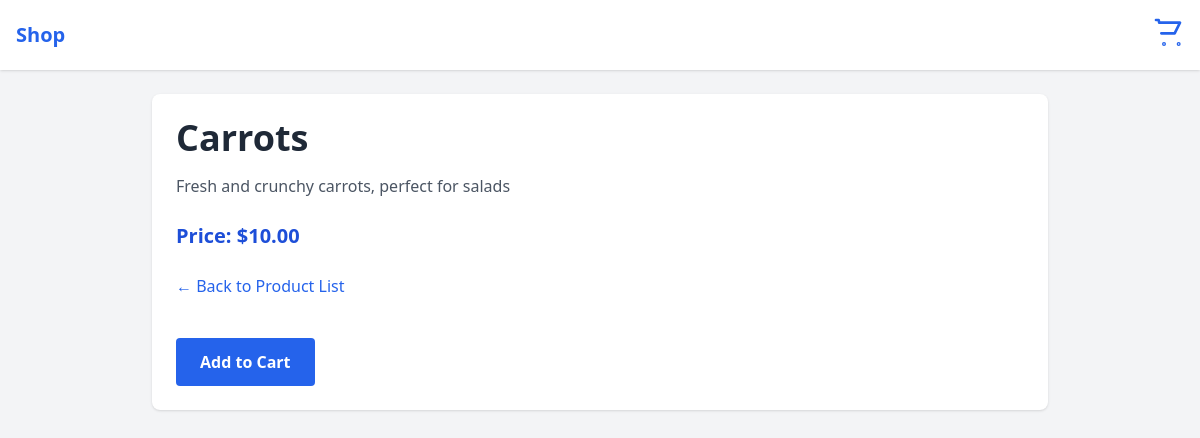
Page /catalogue/products/2/ on the committed database.
### catalogue/models.py (models this page shows, shortened)
class Product(models.Model):
    name = models.CharField(max_length=50, default ="")
    stock = models.IntegerField(default = 0)
    price = models.DecimalField(max_digits=10, decimal_places=2, default=Decimal("0.00"))
    description = models.TextField(default="")
    category = models.ForeignKey(Category, null=True, on_delete=models.PROTECT, blank=True, default="")

### catalogue/views.py (the view)
# urls.py: path('products/<int:id>/', views.product_detail, name='product_detail'),
def product_detail(request, id):
    product = get_object_or_404(Product, id=id)
    return render(request, 'catalogue/product_detail.html', {"product": product})

### catalogue/templates/catalogue/product_detail.html (shortened to what this page needs)
{% extends "catalogue/base.html" %}
{% block content %}
<div class="max-w-4xl mx-auto p-6 bg-white rounded-lg shadow">
    <h1 class="text-4xl font-bold mb-4 text-gray-800">{{ product.name }}</h1>
    <p class="text-gray-600 mb-6">{{ product.description }}</p>
    <p class="text-xl text-blue-700 font-semibold mb-6">Price: ${{ product.price }}</p>
    <a href="{% url 'catalogue:product_list' %}" class="inline-block mb-6 text-blue-600 hover:underline">
        &larr; Back to Product List
    </a>
    <form action="{% url 'catalogue:add_to_cart' product.id %}" method="post" class="mt-4">
        <button type="submit" class="bg-blue-600 hover:bg-blue-700 text-white font-semibold py-3 px-6 rounded focus:outline-none focus:ring-2 focus:ring-blue-500">
            Add to Cart
        </button>
    </form>
</div>
{% endblock %}

### rows in the picture
Product: name "Carrots", description "Fresh and crunchy carrots, perfect for salads", price "10.00"
